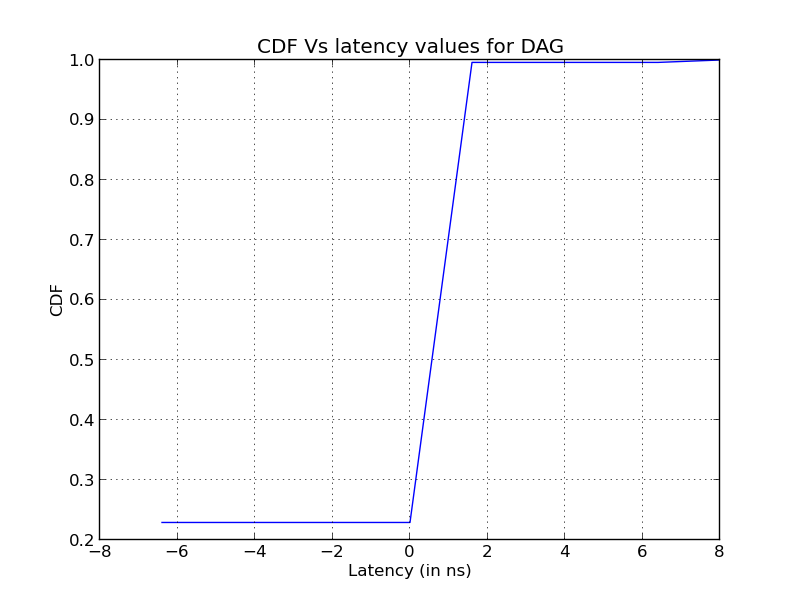

Generate this figure with Python:
# http://stackoverflow.com/questions/10640759/how-to-get-the-cumulative-distribution-function-with-numpy

import numpy as np
import matplotlib.pyplot as plt
import pylab
import sys, getopt
import os

def main(argv):
   inputfile = ''
   outputfile = ''
   try:
      opts, args = getopt.getopt(argv,"hi:o:",["ifile=","ofile="])
   except getopt.GetoptError:
      print 'cdf.py -i <inputfile> -o <outputfile>'
      sys.exit(2)
   for opt, arg in opts:
      if opt == '-h':
         print 'cdf.py -i <inputfile> -o <outputfile>'
         sys.exit()
      elif opt in ("-i", "--ifile"):
         inputfile = arg
      elif opt in ("-o", "--ofile"):
         outputfile = arg


   N = 100
   data = np.loadtxt(inputfile)
#Z  np.random.normal(size = N)
# mthod 1
   H,X1 = np.histogram( data, bins = 10, normed = True )
   dx = X1[1] - X1[0]
   F1 = np.cumsum(H)*dx
#mehod 2
   X2 = np.sort(data)
   F2 = np.array(range(N))/float(N)

   plt.xlabel('Latency (in ns)')
   plt.ylabel('CDF')
   plt.title('CDF Vs latency values for DAG')
   plt.grid(True)
   plt.plot(X1[1:], F1)
   pylab.savefig(outputfile)

#pylab.savefig('foo.png', bbox_inches='tight') # Use this to remove spaces around the corners
#plt.plot(X2, F2)
#plt.show()  # To show as a pop up 

if __name__ == "__main__":
   main(sys.argv[1:])

